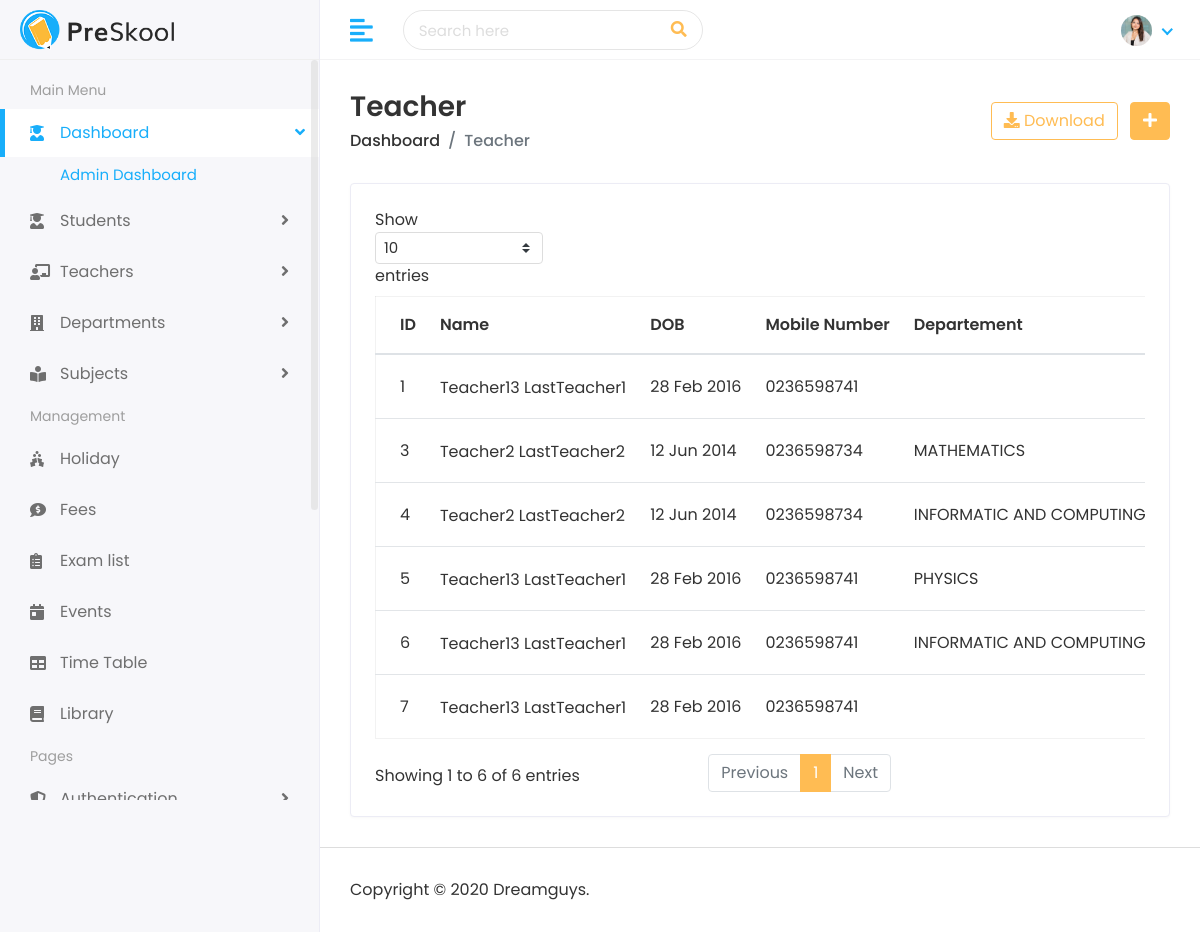
Screenshot of /teacher/teachers/ (signed in) with the database file from the repository.
### teacher/models.py (models this page shows, shortened)
class Teacher(models.Model):
    first_name = models.CharField(max_length=100)
    last_name = models.CharField(max_length=100)
    gender = models.CharField(max_length=10, choices=[('Male','Male'), ('Female','Female')])
    date_of_birth = models.DateField()
    joining_date = models.DateField()
    mobile_number = models.CharField(max_length=15)
    teacher_image = models.ImageField(upload_to='teachers/', blank=True)
    departement = models.ForeignKey(
        Departement,
        on_delete=models.SET_NULL,
        null=True,
        blank=True,
        related_name='teachers'
    )
    subjects = models.ManyToManyField(
        Subject,
        blank=True,
        related_name='teachers'
    )

### departement/models.py (models this page shows, shortened)
class Departement(models.Model):
    name = models.CharField(max_length=150, unique=True)
    code = models.CharField(max_length=10, unique=True)
    description = models.TextField(blank=True, null=True)
    created_at = models.DateField(auto_now_add=True)

### teacher/views.py (the view)
# urls.py: path('teachers/', views.teacher_list, name="teacher_list"),
@login_required
@user_passes_test(is_admin_or_teacher)
def teacher_list(request):
    teacher_list = Teacher.objects.all()
    context = {'teacher_list' : teacher_list}
    return render(request, 'teachers/teachers.html', context)

### teacher/views.py (called while the page is built)
def is_admin_or_teacher(user):
    return user.is_authenticated and (user.is_admin or user.is_teacher)

### templates/teachers/teachers.html (shortened to what this page needs)
{% extends 'Home/base.html' %}
{% load static %}
{% block body %}
         <div class="page-wrapper">
            <div class="content container-fluid">
               <div class="page-header">
                  <div class="row align-items-center">
                     <div class="col">
                        <h3 class="page-title">Teacher</h3>
                        <ul class="breadcrumb">
                           <li class="breadcrumb-item"><a href="">Dashboard</a></li>
                           <li class="breadcrumb-item active">Teacher</li>
                        </ul>
                     </div>
                     <div class="col-auto text-right float-right ml-auto">
                        <a href="#" class="btn btn-outline-primary mr-2"><i class="fas fa-download"></i> Download</a>
                        {% if request.user.is_admin %}
                        <a href="{% url 'add_teacher' %}" class="btn btn-primary"><i class="fas fa-plus"></i></a>
                        {% endif %}
                     </div>
                  </div>
               </div>
               <div class="row">
                  <div class="col-sm-12">
                     <div class="card card-table">
                        <div class="card-body">
                           <div class="table-responsive">
                              <table class="table table-hover table-center mb-0 datatable">
                                 <thead>
                                    <tr>
                                       <th>ID</th>
                                       <th>Name</th>
                                       <th>DOB</th>
                                       <th>Mobile Number</th>
                                       <th>Departement</th>
                                    </tr>
                                 </thead>
                                 <tbody>
                                    {% for teacher in teacher_list %}
                                    <tr>
                                       <td>{{ teacher.id}}</td>
                                       <td>
                                          <h2 class="table-avatar">
                                             <a href="{% url 'view_teacher' teacher.id %}">{{ teacher.first_name }} {{ teacher.last_name}}</a>
                                          </h2>
                                       </td>
                                       <td>{{ teacher.date_of_birth|date:"d M Y" }}</td>
                                       <td>{{ teacher.mobile_number }}</td>
                                       <td>{{ teacher.departement.name }}</td>
                                    </tr>
                                    {% endfor %}
                                 </tbody>
                              </table>
                           </div>
                        </div>
                     </div>
                  </div>
               </div>
            </div>
            <footer>
               <p>Copyright © 2020 Dreamguys.</p>
            </footer>
         </div>
      </div>
   </body>
</html>
{% endblock %}

### static/assets/css/style.css (style rules this page uses)
html { height: 100%; }
body { background-color: #fff; color: #333; font-family: 'Poppins', sans-serif; font-size: 1rem; height: 100%; line-height: 1.5; overflow-x: hidden; }
h1, h2, h3, h4, h5, h6 { font-family: 'Poppins', sans-serif; margin-top: 0; }
ul, ol { padding: 0px; list-style: none; }
.table { color: #333; max-width: 100%; margin-bottom: 0; width: 100%; }
.table.dataTable { border-collapse: collapse !important; border: 1px solid rgba(0, 0, 0, 0.05); }
table.table td h2 { display: inline-block; font-size: inherit; font-weight: 400; margin: 0; padding: 0; vertical-align: middle; }
table.table td h2.table-avatar { align-items: center; display: inline-flex; font-size: inherit; font-weight: 400; margin: 0; padding: 0; vertical-align: middle; white-space: nowrap; }
table.table td h2 a { color: #333; }
.table thead tr th { font-weight: 600; }
.table tbody tr { border-bottom: 1px solid rgba(0, 0, 0, 0.05); }
.table.table-center td, .table.table-center th { vertical-align: middle; }
.card-table .card-body .table > thead > tr > th { border-top: 0; }
.card-table .card-body .table tr td:first-child, .card-table .card-body .table tr th:first-child { padding-left: 1.5rem; }
.card-table .table td, .card-table .table th { border-top: 1px solid #e2e5e8; padding: 1rem 0.75rem; white-space: nowrap; }
.btn-primary { background-color: #FFBC53; border: 1px solid #FFBC53; }
.btn-outline-primary { color: #FFBC53; border-color: #FFBC53; }
.card { border: 1px solid #ececf5; box-shadow: 0 1px 3px 0 rgba(0, 0, 0, 0.03); margin-bottom: 1.875rem; }
.card-body { padding: 1.5rem; }
footer { padding: 1.875rem 1.875rem; border-top: 1px solid #ddd; }
footer p { margin: 0px; }
.page-wrapper { margin-left: 320px; padding-top: 60px; position: relative; transition: all 0.4s ease; }
.page-wrapper > .content { padding: 1.875rem 1.875rem 0; }
.page-header { margin-bottom: 1.875rem; }
.page-header .breadcrumb { background-color: transparent; color: #6c757d; font-size: 1rem; font-weight: 500; margin-bottom: 0; padding: 0; }
.page-header .breadcrumb a { color: #333; }
.page-title { font-size: 28px; font-weight: 600; color: #333; margin-bottom: 5px; }

### rows the page displays
Teacher: id "1", first_name "Teacher13", last_name "LastTeacher1", date_of_birth "28 Feb 2016", mobile_number "0236598741"
Teacher: id "3", first_name "Teacher2", last_name "LastTeacher2", date_of_birth "12 Jun 2014", mobile_number "0236598734", departement.name "MATHEMATICS"
Teacher: id "4", first_name "Teacher2", last_name "LastTeacher2", date_of_birth "12 Jun 2014", mobile_number "0236598734", departement.name "INFORMATIC AND COMPUTING"
Teacher: id "5", first_name "Teacher13", last_name "LastTeacher1", date_of_birth "28 Feb 2016", mobile_number "0236598741", departement.name "PHYSICS"
Teacher: id "6", first_name "Teacher13", last_name "LastTeacher1", date_of_birth "28 Feb 2016", mobile_number "0236598741", departement.name "INFORMATIC AND COMPUTING"
Teacher: id "7", first_name "Teacher13", last_name "LastTeacher1", date_of_birth "28 Feb 2016", mobile_number "0236598741"
